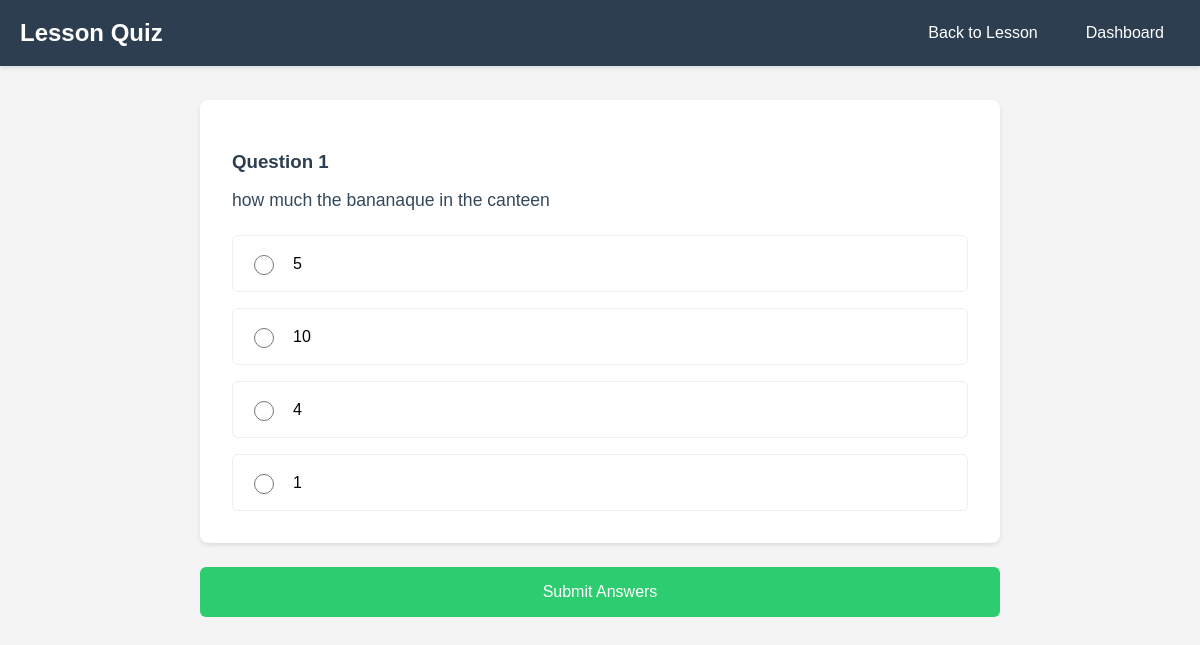
The page /take_quiz.php?lesson_id=4 (signed in) on the database its author committed.
### tables this page shows
CREATE TABLE `quizzes` (
  `id` int(11) NOT NULL,
  `lesson_id` int(11) DEFAULT NULL,
  `question` text DEFAULT NULL,
  `options` text DEFAULT NULL,
  `correct_answer` varchar(255) DEFAULT NULL,
  `created_at` timestamp NOT NULL DEFAULT current_timestamp()
);

### take_quiz.php (the view, shortened to what this page needs)
<?php
require_once 'config/database.php';
$lesson_id = $_GET['lesson_id'];
$quiz_sql = "SELECT q.*, l.title as lesson_title
             FROM quizzes q
             JOIN lessons l ON q.lesson_id = l.id
             WHERE q.lesson_id = ?";
$stmt = $conn->prepare($quiz_sql);
$stmt->bind_param("i", $lesson_id);
$stmt->execute();
$quizzes = $stmt->get_result();
?>
<!DOCTYPE html>
<html lang="en">
<head>
    <link rel="stylesheet" href="css/style.css">
</head>
<body>
    <nav class="navbar">
        <div class="container">
            <h1>Lesson Quiz</h1>
            <div class="nav-right">
                <a href="lesson.php?id=<?php echo $lesson_id; ?>">Back to Lesson</a>
                <a href="dashboard.php">Dashboard</a>
            </div>
        </div>
    </nav>
    <div class="container quiz-container">
        <?php if ($quizzes->num_rows > 0) { ?>
            <form method="POST" class="quiz-form">
                <?php
                $question_number = 1;
                while ($quiz = $quizzes->fetch_assoc()) {
                    $options = json_decode($quiz['options'], true);
                ?>
                    <div class="quiz-question">
                        <h3>Question <?php echo $question_number; ?></h3>
                        <p><?php echo htmlspecialchars($quiz['question']); ?></p>
                        <div class="options-list">
                            <?php foreach ($options as $index => $option) { ?>
                                <div class="option-item">
                                    <input type="radio"
                                           name="answers[<?php echo $quiz['id']; ?>]"
                                           value="<?php echo $index; ?>"
                                           id="q<?php echo $quiz['id']; ?>o<?php echo $index; ?>"
                                           required>
                                    <label for="q<?php echo $quiz['id']; ?>o<?php echo $index; ?>">
                                        <?php echo htmlspecialchars($option); ?>
                                    </label>
                                </div>
                            <?php } ?>
                        </div>
                    </div>
                <?php
                    $question_number++;
                }
                ?>
                <button type="submit" class="btn-submit">Submit Answers</button>
            </form>
        <?php } ?>
    </div>
</body>
</html>

### css/style.css (style rules this page uses)
body { font-family: Arial, sans-serif; background-color: #f4f4f4; margin: 0; padding: 0; }
.container { max-width: 1200px; margin: 0 auto; padding: 20px; }
button { background-color: #4CAF50; color: white; padding: 10px 15px; border: none; border-radius: 4px; cursor: pointer; width: 100%; }
.container { max-width: 1200px; margin: 0 auto; padding: 0 1rem; }
.navbar { background: #2c3e50; padding: 1rem 0; position: fixed; width: 100%; top: 0; z-index: 1000; box-shadow: 0 2px 4px rgba(0,0,0,0.1); }
.navbar .container { display: flex; justify-content: space-between; align-items: center; max-width: 1200px; margin: 0 auto; padding: 0 20px; }
.navbar h1 { color: white; margin: 0; font-size: 1.5rem; }
.nav-right { display: flex; gap: 1rem; }
.nav-right a { color: white; text-decoration: none; padding: 0.5rem 1rem; border-radius: 4px; transition: background 0.3s ease; }
.quiz-container { max-width: 800px; margin: 80px auto; padding: 20px; }
.quiz-question { background: white; padding: 2rem; border-radius: 8px; box-shadow: 0 2px 4px rgba(0,0,0,0.1); margin-bottom: 1.5rem; }
.quiz-question h3 { color: #2c3e50; margin-bottom: 1rem; }
.quiz-question p { color: #34495e; font-size: 1.1rem; margin-bottom: 1.5rem; }
.options-list { display: flex; flex-direction: column; gap: 1rem; }
.option-item { display: flex; align-items: center; gap: 1rem; padding: 1rem; border: 1px solid #eee; border-radius: 6px; cursor: pointer; transition: all 0.3s ease; }
.option-item input[type="radio"] { width: 20px; height: 20px; }
.option-item label { flex: 1; cursor: pointer; }
.btn-submit { background: #2ecc71; color: white; padding: 1rem 2rem; border: none; border-radius: 6px; cursor: pointer; font-size: 1rem; width: 100%; transition: background 0.3s ease; }

### rows shown on the page
quizzes: question "how much the bananaque in the canteen", options "5", options "10", options "4", options "1"
